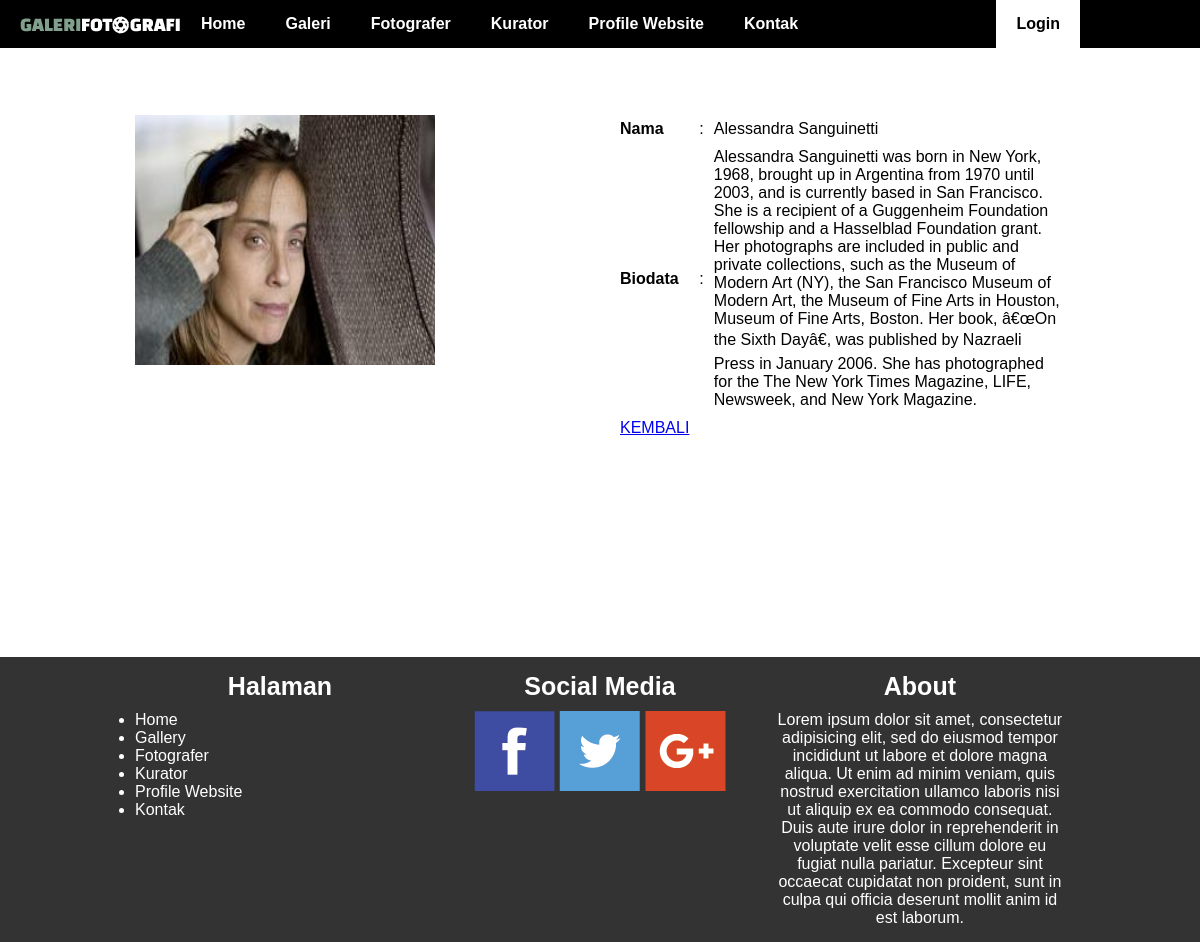
Screenshot of /?page=profile&action=guest&id=12 with the database file from the repository.
### tables this page shows
CREATE TABLE `tb_users` (
  `id` int(11) NOT NULL,
  `name` varchar(25) NOT NULL,
  `username` varchar(25) NOT NULL,
  `password` varchar(25) NOT NULL,
  `photoProfile` varchar(50) DEFAULT NULL,
  `biodata` text,
  `level` enum('admin','kurator','member','') NOT NULL DEFAULT 'member'
);

### page/profile-guest.php (the view)
<?php require_once "header.php";
require_once "core/connection.php";
$id = $_GET['id'];
$query = "SELECT * FROM tb_users WHERE id='$id'";
$result = $conn->query($query);
if($result->num_rows > 0){
  $fetch = $result->fetch_assoc();
?>
<section id="profile">
  <div class="container">
    <div class="row area" style="padding-top:100px;">
      <div class="col-6">
        <img src="asset/img/profile/<?= $fetch['photoProfile']; ?>" class="box-photo">
      </div>
      <div class="col-6">
        <table>
          <tr>
            <td><b>Nama</b></td>
            <td>:</td>
            <td><?= $fetch['name']; ?></td>
          </tr>
          <tr>
            <td><b>Biodata</b></td>
            <td>:</td>
            <td> <?= $fetch['biodata'];?></td>
          </tr>
          <tr>
            <td><a href="index.php?">KEMBALI</a></td>
          </tr>
        </table>
      </div>
    </div>
  </div>
</section>
<?php
}
require_once "footer.php";
 ?>

### asset/style.css (style rules this page uses)
* { margin: 0px; padding: 0px; box-sizing : border-box; font-family: Helvetica; }
.container { width: 80%; margin: auto; }
.row { content: ''; clear: both; display: table; }
[class*="col-"] { padding: 15px; float: left; }
.col-6 { width: 50%; }
.area { padding-top: 200px; }
.box-photo { width: 300px; height: 250px; }
table { border-collapse: collapse; width: 100%; }
td, th { padding: 5px; }

### rows the page displays
tb_users: photoProfile (picture), name "Alessandra Sanguinetti", biodata "Alessandra Sanguinetti was born in New York, 1968, brought up in Argentina from 1970 until 2003, and is currently based in San Francisco. She is a recipient of a Guggenheim Foundation fellowship and a Hasselblad Foundation grant. Her photographs are included in public and private collections, such as the Museum of Modern Art (NY), the San Francisco Museum of Modern Art, the Museum of Fine Arts in Houston, Museum of Fine Arts, Boston. Her book, â€œOn the Sixth Dayâ€, was published by Nazraeli Press in January 2006. She has photographed for the The New York Times Magazine, LIFE, Newsweek, and New York Magazine."
